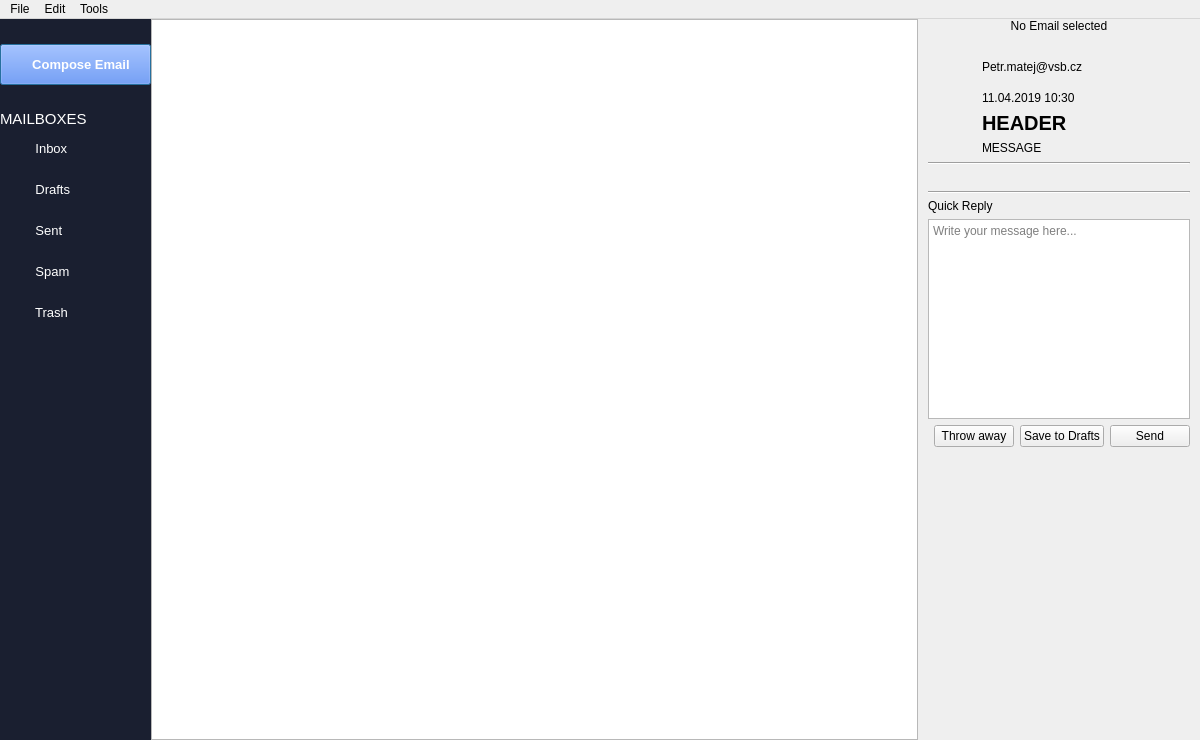
<?xml version="1.0" encoding="UTF-8"?>
<ui version="4.0">
 <class>MainWindow</class>
 <widget class="QMainWindow" name="MainWindow">
  <property name="geometry">
   <rect>
    <x>0</x>
    <y>0</y>
    <width>1200</width>
    <height>740</height>
   </rect>
  </property>
  <property name="windowTitle">
   <string>MainWindow</string>
  </property>
  <property name="styleSheet">
   <string notr="true"/>
  </property>
  <widget class="QWidget" name="centralWidget">
   <layout class="QHBoxLayout" name="horizontalLayout">
    <property name="spacing">
     <number>0</number>
    </property>
    <property name="leftMargin">
     <number>0</number>
    </property>
    <property name="topMargin">
     <number>0</number>
    </property>
    <property name="rightMargin">
     <number>0</number>
    </property>
    <property name="bottomMargin">
     <number>0</number>
    </property>
    <item>
     <widget class="QWidget" name="menuWidget" native="true">
      <property name="autoFillBackground">
       <bool>false</bool>
      </property>
      <property name="styleSheet">
       <string notr="true">QWidget{
background-color: #1A1F30;
color: rgb(255, 255, 255);
}

QPushButton:hover{
background-color: #151825;
}

QPushButton{
background-color:rgb(85, 0, 0);
color: rgb(255, 255, 255);
text-align:left;
padding: 12 20 12 20;
}

QPushButton#composeButton{
background-color:#3E75FF;
text-align:center;
}

QPushButton#composeButton:hover{
background-color:#3E75FF;
text-align:center;
}</string>
      </property>
      <layout class="QVBoxLayout" name="verticalLayout_4">
       <property name="spacing">
        <number>0</number>
       </property>
       <property name="leftMargin">
        <number>0</number>
       </property>
       <property name="topMargin">
        <number>25</number>
       </property>
       <property name="rightMargin">
        <number>0</number>
       </property>
       <property name="bottomMargin">
        <number>0</number>
       </property>
       <item>
        <widget class="QPushButton" name="composeButton">
         <property name="sizePolicy">
          <sizepolicy hsizetype="Minimum" vsizetype="Fixed">
           <horstretch>0</horstretch>
           <verstretch>0</verstretch>
          </sizepolicy>
         </property>
         <property name="font">
          <font>
           <pointsize>10</pointsize>
           <weight>75</weight>
           <bold>true</bold>
          </font>
         </property>
         <property name="mouseTracking">
          <bool>true</bool>
         </property>
         <property name="text">
          <string>   Compose Email</string>
         </property>
         <property name="icon">
          <iconset resource="img.qrc">
           <normaloff>:/images/buttons/mail.png</normaloff>:/images/buttons/mail.png</iconset>
         </property>
         <property name="iconSize">
          <size>
           <width>16</width>
           <height>16</height>
          </size>
         </property>
         <property name="autoDefault">
          <bool>false</bool>
         </property>
         <property name="default">
          <bool>true</bool>
         </property>
         <property name="flat">
          <bool>false</bool>
         </property>
        </widget>
       </item>
       <item>
        <spacer name="verticalSpacer_3">
         <property name="orientation">
          <enum>Qt::Vertical</enum>
         </property>
         <property name="sizeType">
          <enum>QSizePolicy::Fixed</enum>
         </property>
         <property name="sizeHint" stdset="0">
          <size>
           <width>20</width>
           <height>25</height>
          </size>
         </property>
        </spacer>
       </item>
       <item>
        <widget class="QLabel" name="label">
         <property name="sizePolicy">
          <sizepolicy hsizetype="Preferred" vsizetype="Maximum">
           <horstretch>0</horstretch>
           <verstretch>0</verstretch>
          </sizepolicy>
         </property>
         <property name="font">
          <font>
           <pointsize>11</pointsize>
           <weight>50</weight>
           <bold>false</bold>
          </font>
         </property>
         <property name="text">
          <string>MAILBOXES</string>
         </property>
        </widget>
       </item>
       <item>
        <widget class="QPushButton" name="inboxButton">
         <property name="sizePolicy">
          <sizepolicy hsizetype="Minimum" vsizetype="Fixed">
           <horstretch>0</horstretch>
           <verstretch>0</verstretch>
          </sizepolicy>
         </property>
         <property name="font">
          <font>
           <pointsize>10</pointsize>
           <weight>50</weight>
           <bold>false</bold>
          </font>
         </property>
         <property name="mouseTracking">
          <bool>true</bool>
         </property>
         <property name="text">
          <string>    Inbox</string>
         </property>
         <property name="icon">
          <iconset resource="img.qrc">
           <normaloff>:/images/buttons/inbox.png</normaloff>:/images/buttons/inbox.png</iconset>
         </property>
         <property name="flat">
          <bool>true</bool>
         </property>
        </widget>
       </item>
       <item>
        <widget class="QPushButton" name="draftsButton">
         <property name="font">
          <font>
           <pointsize>10</pointsize>
           <weight>50</weight>
           <bold>false</bold>
          </font>
         </property>
         <property name="mouseTracking">
          <bool>true</bool>
         </property>
         <property name="text">
          <string>    Drafts</string>
         </property>
         <property name="icon">
          <iconset resource="img.qrc">
           <normaloff>:/images/buttons/draft.png</normaloff>:/images/buttons/draft.png</iconset>
         </property>
         <property name="flat">
          <bool>true</bool>
         </property>
        </widget>
       </item>
       <item>
        <widget class="QPushButton" name="sentButton">
         <property name="font">
          <font>
           <pointsize>10</pointsize>
           <weight>50</weight>
           <bold>false</bold>
          </font>
         </property>
         <property name="mouseTracking">
          <bool>true</bool>
         </property>
         <property name="text">
          <string>    Sent</string>
         </property>
         <property name="icon">
          <iconset resource="img.qrc">
           <normaloff>:/images/buttons/sent.png</normaloff>:/images/buttons/sent.png</iconset>
         </property>
         <property name="flat">
          <bool>true</bool>
         </property>
        </widget>
       </item>
       <item>
        <widget class="QPushButton" name="spamButton">
         <property name="font">
          <font>
           <pointsize>10</pointsize>
           <weight>50</weight>
           <bold>false</bold>
          </font>
         </property>
         <property name="mouseTracking">
          <bool>true</bool>
         </property>
         <property name="text">
          <string>    Spam</string>
         </property>
         <property name="icon">
          <iconset resource="img.qrc">
           <normaloff>:/images/buttons/spam.png</normaloff>:/images/buttons/spam.png</iconset>
         </property>
         <property name="flat">
          <bool>true</bool>
         </property>
        </widget>
       </item>
       <item>
        <widget class="QPushButton" name="trashButton">
         <property name="font">
          <font>
           <pointsize>10</pointsize>
           <weight>50</weight>
           <bold>false</bold>
          </font>
         </property>
         <property name="mouseTracking">
          <bool>true</bool>
         </property>
         <property name="text">
          <string>    Trash</string>
         </property>
         <property name="icon">
          <iconset resource="img.qrc">
           <normaloff>:/images/buttons/trash.png</normaloff>:/images/buttons/trash.png</iconset>
         </property>
         <property name="flat">
          <bool>true</bool>
         </property>
        </widget>
       </item>
       <item>
        <spacer name="verticalSpacer">
         <property name="orientation">
          <enum>Qt::Vertical</enum>
         </property>
         <property name="sizeType">
          <enum>QSizePolicy::Expanding</enum>
         </property>
         <property name="sizeHint" stdset="0">
          <size>
           <width>20</width>
           <height>300</height>
          </size>
         </property>
        </spacer>
       </item>
      </layout>
     </widget>
    </item>
    <item>
     <widget class="QWidget" name="menuWidget_2" native="true">
      <layout class="QVBoxLayout" name="verticalLayout_5">
       <property name="spacing">
        <number>0</number>
       </property>
       <property name="leftMargin">
        <number>0</number>
       </property>
       <property name="topMargin">
        <number>0</number>
       </property>
       <property name="rightMargin">
        <number>0</number>
       </property>
       <property name="bottomMargin">
        <number>0</number>
       </property>
       <item>
        <widget class="QScrollArea" name="scrollArea">
         <property name="widgetResizable">
          <bool>true</bool>
         </property>
         <widget class="QWidget" name="scrollAreaWidgetContents">
          <property name="geometry">
           <rect>
            <x>0</x>
            <y>0</y>
            <width>565</width>
            <height>718</height>
           </rect>
          </property>
          <layout class="QVBoxLayout" name="verticalLayout_2">
           <property name="spacing">
            <number>0</number>
           </property>
           <property name="leftMargin">
            <number>0</number>
           </property>
           <property name="topMargin">
            <number>0</number>
           </property>
           <property name="rightMargin">
            <number>0</number>
           </property>
           <property name="bottomMargin">
            <number>0</number>
           </property>
           <item>
            <widget class="QListWidget" name="listWidget">
             <property name="font">
              <font>
               <family>Segoe UI</family>
              </font>
             </property>
             <property name="frameShape">
              <enum>QFrame::NoFrame</enum>
             </property>
             <property name="frameShadow">
              <enum>QFrame::Plain</enum>
             </property>
             <property name="sortingEnabled">
              <bool>false</bool>
             </property>
            </widget>
           </item>
          </layout>
         </widget>
        </widget>
       </item>
      </layout>
     </widget>
    </item>
    <item>
     <layout class="QVBoxLayout" name="verticalLayout_3">
      <item>
       <widget class="QLabel" name="label_no_email">
        <property name="text">
         <string>No Email selected</string>
        </property>
        <property name="alignment">
         <set>Qt::AlignCenter</set>
        </property>
       </widget>
      </item>
      <item>
       <widget class="QWidget" name="widget" native="true">
        <layout class="QGridLayout" name="gridLayout_2">
         <property name="leftMargin">
          <number>0</number>
         </property>
         <property name="topMargin">
          <number>0</number>
         </property>
         <property name="rightMargin">
          <number>0</number>
         </property>
         <property name="bottomMargin">
          <number>0</number>
         </property>
         <property name="spacing">
          <number>0</number>
         </property>
         <item row="0" column="0">
          <layout class="QGridLayout" name="gridLayout">
           <property name="leftMargin">
            <number>10</number>
           </property>
           <property name="topMargin">
            <number>10</number>
           </property>
           <property name="rightMargin">
            <number>10</number>
           </property>
           <property name="bottomMargin">
            <number>10</number>
           </property>
           <property name="spacing">
            <number>6</number>
           </property>
           <item row="11" column="0" rowspan="3" colspan="5">
            <layout class="QHBoxLayout" name="horizontalLayout_2">
             <property name="spacing">
              <number>6</number>
             </property>
             <item>
              <widget class="QDialogButtonBox" name="buttonBox">
               <property name="standardButtons">
                <set>QDialogButtonBox::NoButton</set>
               </property>
              </widget>
             </item>
             <item>
              <widget class="QPushButton" name="pushButton_3">
               <property name="sizePolicy">
                <sizepolicy hsizetype="Fixed" vsizetype="Fixed">
                 <horstretch>0</horstretch>
                 <verstretch>0</verstretch>
                </sizepolicy>
               </property>
               <property name="text">
                <string>Throw away</string>
               </property>
              </widget>
             </item>
             <item>
              <widget class="QPushButton" name="pushButton">
               <property name="sizePolicy">
                <sizepolicy hsizetype="Fixed" vsizetype="Fixed">
                 <horstretch>0</horstretch>
                 <verstretch>0</verstretch>
                </sizepolicy>
               </property>
               <property name="text">
                <string>Save to Drafts</string>
               </property>
              </widget>
             </item>
             <item>
              <widget class="QPushButton" name="pushButton_2">
               <property name="sizePolicy">
                <sizepolicy hsizetype="Fixed" vsizetype="Fixed">
                 <horstretch>0</horstretch>
                 <verstretch>0</verstretch>
                </sizepolicy>
               </property>
               <property name="text">
                <string>Send</string>
               </property>
              </widget>
             </item>
            </layout>
           </item>
           <item row="4" column="0" colspan="5">
            <widget class="Line" name="line">
             <property name="styleSheet">
              <string notr="true">margin: 10 0 10 0;</string>
             </property>
             <property name="orientation">
              <enum>Qt::Horizontal</enum>
             </property>
            </widget>
           </item>
           <item row="1" column="1" colspan="4">
            <widget class="QLabel" name="lbl_date">
             <property name="text">
              <string>11.04.2019 10:30</string>
             </property>
            </widget>
           </item>
           <item row="5" column="4">
            <widget class="QLabel" name="lbl_images_4">
             <property name="text">
              <string/>
             </property>
            </widget>
           </item>
           <item row="8" column="0" colspan="5">
            <widget class="QLabel" name="label_2">
             <property name="text">
              <string>Quick Reply</string>
             </property>
             <property name="alignment">
              <set>Qt::AlignLeading|Qt::AlignLeft|Qt::AlignVCenter</set>
             </property>
            </widget>
           </item>
           <item row="0" column="0">
            <widget class="QWidget" name="widget_2" native="true">
             <property name="maximumSize">
              <size>
               <width>80</width>
               <height>80</height>
              </size>
             </property>
             <layout class="QVBoxLayout" name="verticalLayout_7">
              <item>
               <widget class="QLabel" name="lbl_img">
                <property name="text">
                 <string/>
                </property>
                <property name="pixmap">
                 <pixmap resource="img.qrc">:/images/user.png</pixmap>
                </property>
                <property name="alignment">
                 <set>Qt::AlignCenter</set>
                </property>
               </widget>
              </item>
             </layout>
            </widget>
           </item>
           <item row="3" column="1" colspan="4">
            <widget class="QLabel" name="lbl_message">
             <property name="text">
              <string>MESSAGE</string>
             </property>
             <property name="wordWrap">
              <bool>true</bool>
             </property>
            </widget>
           </item>
           <item row="5" column="1">
            <widget class="QLabel" name="lbl_images">
             <property name="minimumSize">
              <size>
               <width>0</width>
               <height>0</height>
              </size>
             </property>
             <property name="maximumSize">
              <size>
               <width>120</width>
               <height>80</height>
              </size>
             </property>
             <property name="text">
              <string/>
             </property>
             <property name="pixmap">
              <pixmap resource="img.qrc">:/images/wild.png</pixmap>
             </property>
             <property name="scaledContents">
              <bool>true</bool>
             </property>
             <property name="alignment">
              <set>Qt::AlignCenter</set>
             </property>
             <property name="margin">
              <number>5</number>
             </property>
            </widget>
           </item>
           <item row="7" column="0" colspan="5">
            <widget class="Line" name="line_2">
             <property name="styleSheet">
              <string notr="true">margin: 10 0 10 0;</string>
             </property>
             <property name="orientation">
              <enum>Qt::Horizontal</enum>
             </property>
            </widget>
           </item>
           <item row="0" column="1" colspan="4">
            <widget class="QLabel" name="lbl_from">
             <property name="text">
              <string>Petr.matej@vsb.cz</string>
             </property>
            </widget>
           </item>
           <item row="5" column="2">
            <widget class="QLabel" name="lbl_images_2">
             <property name="minimumSize">
              <size>
               <width>0</width>
               <height>0</height>
              </size>
             </property>
             <property name="maximumSize">
              <size>
               <width>120</width>
               <height>80</height>
              </size>
             </property>
             <property name="text">
              <string/>
             </property>
             <property name="pixmap">
              <pixmap resource="img.qrc">:/images/wild.png</pixmap>
             </property>
             <property name="scaledContents">
              <bool>true</bool>
             </property>
             <property name="alignment">
              <set>Qt::AlignCenter</set>
             </property>
             <property name="margin">
              <number>5</number>
             </property>
            </widget>
           </item>
           <item row="9" column="0" colspan="5">
            <widget class="QTextEdit" name="textEdit">
             <property name="maximumSize">
              <size>
               <width>16777215</width>
               <height>200</height>
              </size>
             </property>
             <property name="placeholderText">
              <string>Write your message here...</string>
             </property>
            </widget>
           </item>
           <item row="5" column="3">
            <widget class="QLabel" name="lbl_images_3">
             <property name="minimumSize">
              <size>
               <width>0</width>
               <height>0</height>
              </size>
             </property>
             <property name="maximumSize">
              <size>
               <width>120</width>
               <height>80</height>
              </size>
             </property>
             <property name="text">
              <string/>
             </property>
             <property name="pixmap">
              <pixmap resource="img.qrc">:/images/wild.png</pixmap>
             </property>
             <property name="scaledContents">
              <bool>true</bool>
             </property>
             <property name="alignment">
              <set>Qt::AlignCenter</set>
             </property>
             <property name="margin">
              <number>5</number>
             </property>
            </widget>
           </item>
           <item row="2" column="1" colspan="4">
            <widget class="QLabel" name="lbl_header">
             <property name="font">
              <font>
               <family>Arial</family>
               <pointsize>15</pointsize>
               <weight>75</weight>
               <bold>true</bold>
              </font>
             </property>
             <property name="text">
              <string>HEADER</string>
             </property>
             <property name="margin">
              <number>0</number>
             </property>
            </widget>
           </item>
           <item row="14" column="0" colspan="5">
            <spacer name="spacer">
             <property name="orientation">
              <enum>Qt::Vertical</enum>
             </property>
             <property name="sizeHint" stdset="0">
              <size>
               <width>20</width>
               <height>40</height>
              </size>
             </property>
            </spacer>
           </item>
          </layout>
         </item>
        </layout>
       </widget>
      </item>
     </layout>
    </item>
   </layout>
  </widget>
  <widget class="QMenuBar" name="menuBar">
   <property name="geometry">
    <rect>
     <x>0</x>
     <y>0</y>
     <width>1200</width>
     <height>20</height>
    </rect>
   </property>
   <widget class="QMenu" name="menuFile">
    <property name="title">
     <string>File</string>
    </property>
    <addaction name="actionCompose_Email"/>
    <addaction name="actionExport_Emails"/>
    <addaction name="actionSettings"/>
    <addaction name="actionExit"/>
   </widget>
   <widget class="QMenu" name="menuEdit">
    <property name="title">
     <string>Edit</string>
    </property>
    <addaction name="actionUndo"/>
    <addaction name="actionRedo"/>
    <addaction name="actionCopy"/>
    <addaction name="actionPaste"/>
   </widget>
   <widget class="QMenu" name="menuTools">
    <property name="title">
     <string>Tools</string>
    </property>
    <addaction name="actionConsole"/>
    <addaction name="actionDrawings"/>
    <addaction name="actionAddons"/>
    <addaction name="actionPlugins"/>
   </widget>
   <addaction name="menuFile"/>
   <addaction name="menuEdit"/>
   <addaction name="menuTools"/>
  </widget>
  <action name="actionSettings">
   <property name="text">
    <string>Settings</string>
   </property>
  </action>
  <action name="actionExit">
   <property name="text">
    <string>Exit</string>
   </property>
  </action>
  <action name="actionRedo">
   <property name="text">
    <string>Redo</string>
   </property>
  </action>
  <action name="actionUndo">
   <property name="text">
    <string>Undo</string>
   </property>
  </action>
  <action name="actionExport_Emails">
   <property name="text">
    <string>Export Emails</string>
   </property>
  </action>
  <action name="actionCompose_Email">
   <property name="text">
    <string>Compose Email</string>
   </property>
  </action>
  <action name="actionCopy">
   <property name="text">
    <string>Copy</string>
   </property>
  </action>
  <action name="actionPaste">
   <property name="text">
    <string>Paste</string>
   </property>
  </action>
  <action name="actionConsole">
   <property name="text">
    <string>Console</string>
   </property>
  </action>
  <action name="actionDrawings">
   <property name="text">
    <string>Drawings</string>
   </property>
  </action>
  <action name="actionAddons">
   <property name="text">
    <string>Addons</string>
   </property>
  </action>
  <action name="actionPlugins">
   <property name="text">
    <string>Plugins</string>
   </property>
  </action>
 </widget>
 <layoutdefault spacing="6" margin="11"/>
 <resources>
  <include location="img.qrc"/>
 </resources>
 <connections>
  <connection>
   <sender>actionExit</sender>
   <signal>triggered()</signal>
   <receiver>MainWindow</receiver>
   <slot>close()</slot>
   <hints>
    <hint type="sourcelabel">
     <x>-1</x>
     <y>-1</y>
    </hint>
    <hint type="destinationlabel">
     <x>599</x>
     <y>369</y>
    </hint>
   </hints>
  </connection>
 </connections>
</ui>
